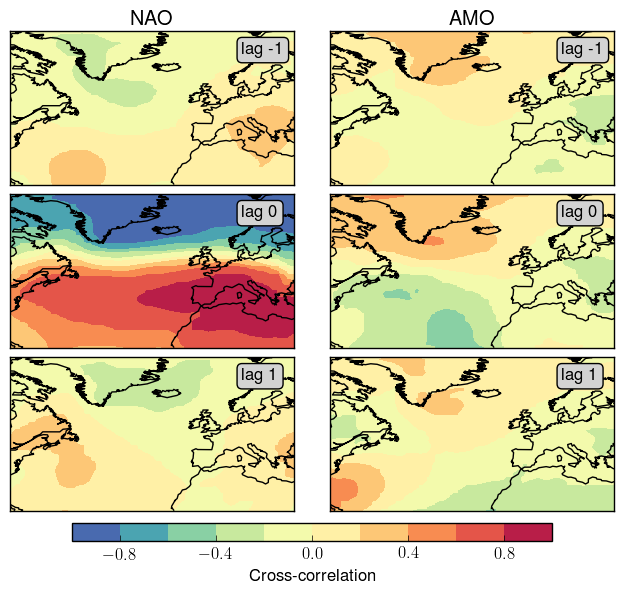

This figure's Python source:
from netCDF4 import Dataset
import envtoolkit.ts
import envtoolkit.map
import numpy as np
import pylab as plt

# load the dataset
fin = Dataset("combined_gridded_index_data.nc", "r")
amo = fin.variables['amo'][:]
nao = fin.variables['nao'][:]
sst = fin.variables["msl"][:]
lon = fin.variables["lon"][:]
lat = fin.variables["lat"][:]
fin.close()

# transfors the NAO/AMO index into 
# an array with dims. (nt, 2)
occu = np.vstack([nao, amo]).T


lag, corrpy = envtoolkit.ts.xcorr_ND(occu, sst, maxlag=5, use_covariance=False)


# generates the basemap bounding the lon/lat data domain
bmap = envtoolkit.map.make_bmap(lon, lat)

# meshgrid for contourf with basemap
lon, lat = np.meshgrid(lon, lat)

# correlation contours
levels = np.linspace(-1, 1, 11)

# initialisation of the figure object
plt.figure()
plt.subplots_adjust(wspace=0, hspace=0.06,
                    top=0.95, bottom=0.15, 
                    left=0.1, right=0.9)

# settings for text 
bbox = {'boxstyle':'round, pad=0.3', 'facecolor':'lightgray'}

# counter for subplot
cpt = 1

# loop over three lags we want to plot
for lagtest in [-1, 0, 1]:

    # recovering the index of the lag we want to plot
    ilag = np.nonzero(lag == lagtest)[0][0]

    # plotting the correlation with NAO index
    ax = plt.subplot(3, 2, cpt)
    if cpt==1:
        plt.title('NAO')
    cs1 = bmap.contourf(lon, lat, corrpy[0, :, :, ilag], levels=levels)
    bmap.drawcoastlines()
    cpt += 1
    plt.text(10, 70, "lag %d"%lagtest, bbox=bbox)

    # plotting the correlation with AMO index
    ax = plt.subplot(3, 2, cpt)
    if cpt==2:
        plt.title("AMO")
    cs = bmap.contourf(lon, lat, corrpy[1, :, :, ilag], levels=levels)
    bmap.drawcoastlines()
    cpt +=1 
    plt.text(10, 70, "lag %d"%lagtest, bbox=bbox)

# adding the colormap
cax = plt.axes([0.2, 0.1, 0.6, 0.03])
cb = plt.colorbar(cs, cax, orientation='horizontal')
cb.set_label('Cross-correlation')

plt.savefig("figure_correlation.png", bbox_inches='tight')
